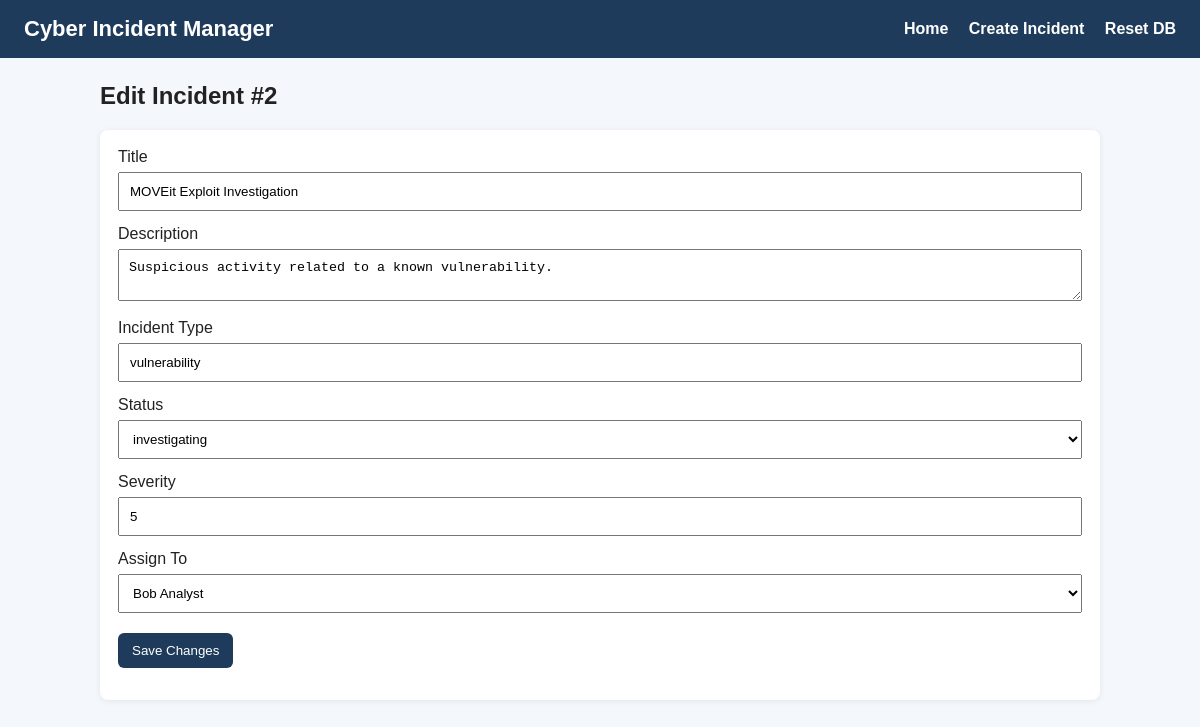
The page /incident/2/edit on the database its author committed.
### tables this page shows
CREATE TABLE incidents (
    incident_id INTEGER PRIMARY KEY AUTOINCREMENT,
    title TEXT NOT NULL,
    description TEXT,
    incident_type TEXT NOT NULL,
    status TEXT NOT NULL CHECK(status IN ('new', 'triaged', 'investigating', 'resolved', 'closed')),
    severity INTEGER NOT NULL CHECK(severity BETWEEN 1 AND 5),
    reporter_id INTEGER NOT NULL,
    assignee_id INTEGER,
    created_at TEXT DEFAULT CURRENT_TIMESTAMP,
    updated_at TEXT DEFAULT CURRENT_TIMESTAMP,
    FOREIGN KEY (reporter_id) REFERENCES users(user_id),
    FOREIGN KEY (assignee_id) REFERENCES users(user_id)
);

CREATE TABLE users (
    user_id INTEGER PRIMARY KEY AUTOINCREMENT,
    name TEXT NOT NULL,
    email TEXT NOT NULL UNIQUE,
    role TEXT NOT NULL CHECK(role IN ('reporter', 'analyst', 'admin'))
);

### app.py (the view, shortened to what this page needs)
@app.route("/incident/<int:incident_id>/edit", methods=["GET", "POST"])
def edit_incident(incident_id):
    conn = get_db_connection()
    incident = conn.execute("SELECT * FROM incidents WHERE incident_id = ?", (incident_id,)).fetchone()
    users = conn.execute("SELECT * FROM users ORDER BY name").fetchall()
    if incident is None:
        conn.close()
        return "Incident not found", 404
    conn.close()
    return render_template("edit_incident.html", incident=incident, users=users)

### app.py (called while the page is built)
def get_db_connection():
    conn = sqlite3.connect(DB_PATH)
    conn.row_factory = sqlite3.Row
    conn.execute("PRAGMA foreign_keys = ON;")
    return conn

### templates/edit_incident.html (shortened to what this page needs)
{% extends "base.html" %}
{% block content %}
<h2>Edit Incident #{{ incident.incident_id }}</h2>
<form method="post" class="form-card">
    <label>Title</label>
    <input type="text" name="title" value="{{ incident.title }}" required>
    <label>Description</label>
    <textarea name="description">{{ incident.description }}</textarea>
    <label>Incident Type</label>
    <input type="text" name="incident_type" value="{{ incident.incident_type }}" required>
    <label>Status</label>
    <select name="status">
        {% for option in ['new', 'triaged', 'investigating', 'resolved', 'closed'] %}
        <option value="{{ option }}" {% if incident.status==option %}selected{% endif %}>{{ option }}</option>
        {% endfor %}
    </select>
    <label>Severity</label>
    <input type="number" name="severity" min="1" max="5" value="{{ incident.severity }}" required>
    <label>Assign To</label>
    <select name="assignee_id">
        {% for user in users %}
        <option value="{{ user.user_id }}" {% if incident.assignee_id==user.user_id %}selected{% endif %}>
            {{ user.name }}
        </option>
        {% endfor %}
    </select>
    <button type="submit">Save Changes</button>
</form>
{% endblock %}

### static/style.css (style rules this page uses)
body { font-family: Arial, sans-serif; background: #f4f7fb; margin: 0; padding: 0; color: #222; }
.card, .form-card { background: white; padding: 18px; margin-bottom: 20px; border-radius: 8px; box-shadow: 0 1px 6px rgba(0, 0, 0, 0.08); }
input, textarea, select, button { width: 100%; padding: 10px; margin-top: 6px; margin-bottom: 14px; box-sizing: border-box; }
button, .button-link { background: #1f3b5b; color: white; border: none; padding: 10px 14px; border-radius: 6px; cursor: pointer; text-decoration: none; display: inline-block; width: auto; margin-right: 8px; }

### rows shown on the page
incidents: incident_id "2", title "MOVEit Exploit Investigation", description "Suspicious activity related to a known vulnerability.", incident_type "vulnerability", status "investigating", severity "5", assignee_id "Bob Analyst"
